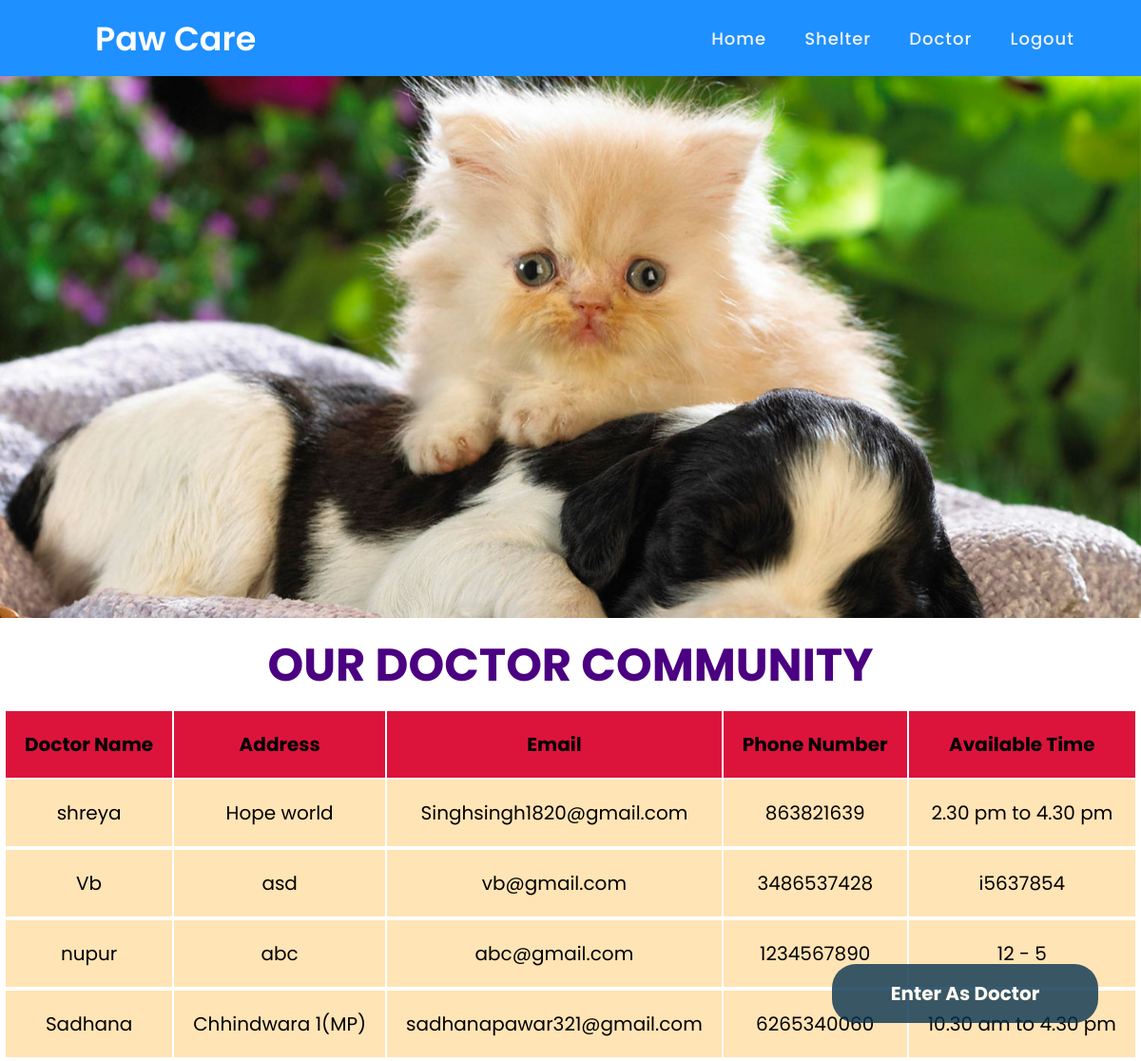
Page /Project/doctor.php on the committed database.
### tables this page shows
CREATE TABLE `doctor` (
  `ID` int(100) NOT NULL,
  `name` varchar(255) NOT NULL,
  `address` varchar(255) NOT NULL,
  `email` varchar(255) NOT NULL,
  `phone` varchar(255) NOT NULL,
  `a_time` varchar(255) NOT NULL,
  `applied` tinyint(1) NOT NULL DEFAULT 0,
  `disaprove` tinyint(1) NOT NULL DEFAULT 0
);

### Project/doctor.php (the view, shortened to what this page needs)
<?php include("header.php"); ?>
<!DOCTYPE html>
<html>
<head>
</head>
<link rel="stylesheet" type="text/css" href="../Project/sh_style.css">
<body>
	<button class="open-button" onclick="openForm()">Enter As Doctor</button>
<?php
include "connection.php";
$query1 = "select * from doctor where applied = 1";
$result1 = mysqli_query($conn, $query1);
?>
    <div class="hero">
    </div>
    <div class="heading">
        <h1>OUR DOCTOR COMMUNITY</h1>
    </div>
    <div class="doctor-section" align="center">
        <table style="color: black;">
            <thead>
            <tr bgcolor="#DC143C">
                <th>Doctor Name</th>
                <th>Address</th>
                <th>Email</th>
                <th>Phone Number</th>
                <th>Available Time</th>
            </tr>
            </thead>
            <tbody>
            <?php
                while($row = mysqli_fetch_assoc($result1)){?>
                <tr>
                    <td><?php echo $row['name']; ?></td>
                    <td><?php echo $row['address']; ?></td>
                    <td><?php echo $row['email']; ?></td>
                    <td><?php echo $row['phone']; ?></td>
                    <td><?php echo $row['a_time']; ?></td>
                <tr>
            <?php } ?>
            </tbody>
        </table>
      </div>
</body>
</html>

### Project/sh_style.css (style rules this page uses)
.open-button { background-color: #073351; color: white; padding: 16px 20px; font-size: 20px; font-weight: bolder; border: none; border-radius:25px; cursor: pointer; opacity: 0.8; position: fixed; bottom: 40px; right: 45px; width: 280px; }

### Project/header.php (style rules this page uses)
* { margin: 0; padding: 0; box-sizing: border-box; font-family: 'Poppins', sans-serif; }

### Project/doctor.php (style rules this page uses)
.hero { width: 100%; height: 570px; background: rgb(50, 50, 50); background: url(bg5.jpeg) no-repeat 25% 20% fixed; background-size: 130%; overflow: hidden; }
.heading h1 { position: absolute; width: 100%; padding: .3em; font-size: 3em; font-weight: bold; color: #4b0082; text-align: center; }
.doctor-section table { padding-top: 8%; }
.doctor-section th, td { padding: 20px; text-align: center; font-size: 20px; color: black; }
.doctor-section tbody { background-color: #FFE4B5; }

### rows in the picture
doctor: name "shreya", address "Hope world", email "Singhsingh1820@gmail.com", phone "863821639", a_time "2.30 pm to 4.30 pm"
doctor: name "Vb", address "asd", email "vb@gmail.com", phone "3486537428", a_time "i5637854"
doctor: name "nupur", address "abc", email "abc@gmail.com", phone "1234567890", a_time "12 - 5"
doctor: name "Sadhana", address "Chhindwara 1(MP)", email "sadhanapawar321@gmail.com", phone "6265340060", a_time "10.30 am to 4.30 pm"
